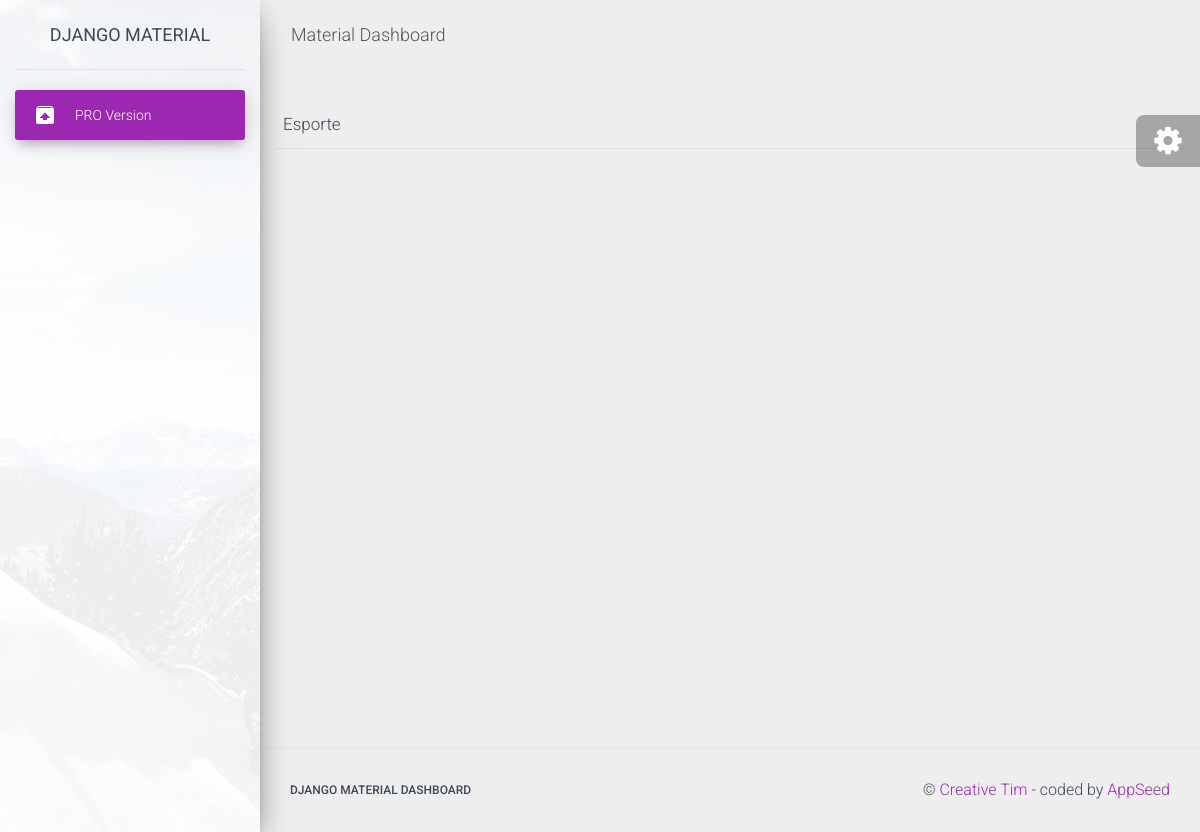
Page /data/sports on the earlier database version.
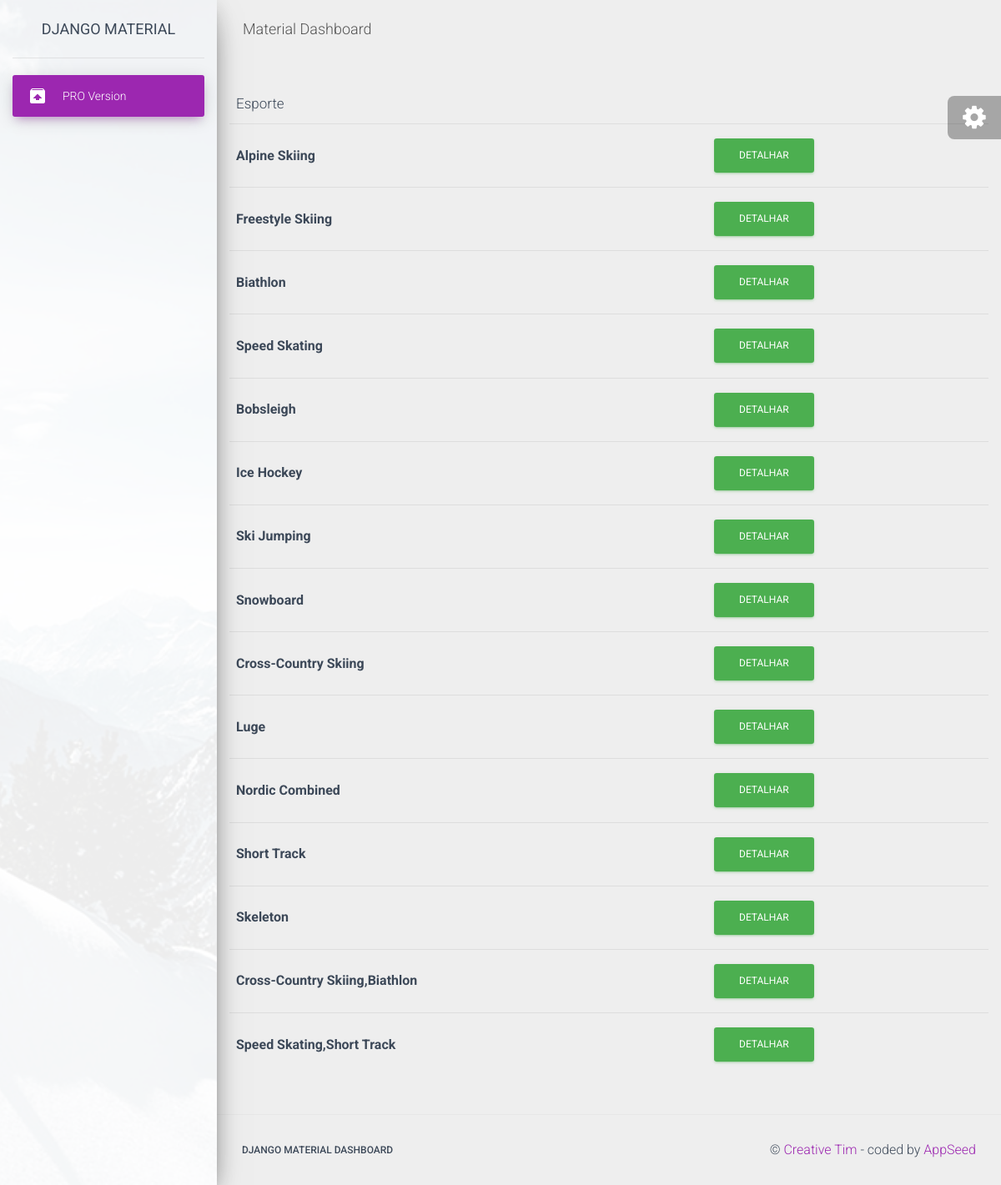
Same page on the later database version.
### data/models.py (models this page shows, shortened)
class Sport(models.Model):
    sport = models.CharField(max_length=75)

### data/views.py (the view)
# urls.py: path('sports',sport_index, name= 'sport_index'),
def sport_index(request):
    sports = Sport.objects.all()
    context = {
        'sports' : sports
    }
    return render(request, 'sport/index.html', context)

### templates/sport/index.html (shortened to what this page needs)
{% extends "layouts/base.html" %}
{% block content %}
    <div class="row">
      <table class="table">
        <thead>
          <tr>
            <th scope="col">Esporte</th>
            <th scope="col"></th>
          </tr>
        </thead>
        <tbody>
          <tr>
            {% for sport in sports  %}
            <th scope="row">{{sport.sport}}</th>
            <th scope="row"><a class="btn btn-success" href="{% url 'sport_detail' sport.pk %}" role="button">Detalhar</a>
            </th>
          </tr>
          {% endfor %}
        </tbody>
      </table>
    </div>
{% endblock content %}

### templates/layouts/base.html (shortened to what this page needs)
<!DOCTYPE html>
<html lang="en">
<head>
  <link rel="stylesheet" href="https://maxcdn.bootstrapcdn.com/font-awesome/latest/css/font-awesome.min.css">
  <link href="/static/assets/css/material-dashboard.css?v=2.1.2" rel="stylesheet" />
  <link href="/static/assets/demo/demo.css" rel="stylesheet" />
</head>
<body class="">
  <div class="wrapper ">
    {% include 'includes/sidebar.html' %}
    <div class="main-panel">
      {% include 'includes/navigation.html' %}
      <div class="content">
        <div class="container-fluid">
          {% block content %}{% endblock content %}
        </div>
      </div>
      {% include 'includes/footer.html' %}
    </div>
  </div>
  {% include 'includes/fixed-plugin.html' %}
</body>
</html>

### templates/includes/sidebar.html
    <div class="sidebar" data-color="purple" data-background-color="white" data-image="/static/assets/img/sidebar-1.jpg">
      <div class="logo">
        <a target="_blank" rel="noopener noreferrer"
           href="https://appseed.us/admin-dashboards/django-dashboard-material" class="simple-text logo-normal">
          Django Material
        </a>
      </div>
      <div class="sidebar-wrapper">
        <ul class="nav">
        {% if request.user.is_authenticated %}
          <li class="nav-item {% if 'index' in segment %} active {% endif %}">
            <a class="nav-link" href="/">
              <i class="material-icons">dashboard</i>
              <p>Dashboard</p>
            </a>
          </li>
          <li class="nav-item {% if 'page-user' in segment %} active {% endif %}">
            <a class="nav-link" href="/page-user.html">
              <i class="material-icons">person</i>
              <p>User Profile</p>
            </a>
          </li>
          <li class="nav-item {% if 'ui-tables' in segment %} active {% endif %}">
            <a class="nav-link" href="/ui-tables.html">
              <i class="material-icons">content_paste</i>
              <p>Table List</p>
            </a>
          </li>
          <li class="nav-item {% if 'ui-typography' in segment %} active {% endif %}">
            <a class="nav-link" href="/ui-typography.html">
              <i class="material-icons">library_books</i>
              <p>Typography</p>
            </a>
          </li>
          <li class="nav-item {% if 'ui-icons' in segment %} active {% endif %}">
            <a class="nav-link" href="/ui-icons.html">
              <i class="material-icons">bubble_chart</i>
              <p>Icons</p>
            </a>
          </li>
          <li class="nav-item {% if 'ui-maps' in segment %} active {% endif %}">
            <a class="nav-link" href="/ui-maps.html">
              <i class="material-icons">location_ons</i>
              <p>Maps</p>
            </a>
          </li>
          <li class="nav-item {% if 'ui-notifications' in segment %} active {% endif %}">
            <a class="nav-link" href="/ui-notifications.html">
              <i class="material-icons">notifications</i>
              <p>Notifications</p>
            </a>
          </li>
          <li class="nav-item ">
            <a class="nav-link" href="/page-rtl-support.html">
              <i class="material-icons">language</i>
              <p>RTL Support</p>
            </a>
          </li>
          <li class="nav-item ">
            <a class="nav-link" href="{% url 'logout' %}" >
              <i class="material-icons">directions_run</i>
              <p>Logout</p>
            </a>
          </li>
          <li class="nav-item active-pro ">
            <a class="nav-link"
               target="_blank" rel="noopener noreferrer"
               href="https://appseed.us/admin-dashboards/django-dashboard-material-pro">
              <i class="material-icons">unarchive</i>
              <p>PRO Version</p>
            </a>
          </li>
        {% else %}
          <li class="nav-item active">
            <a class="nav-link"
               target="_blank" rel="noopener noreferrer"
               href="https://appseed.us/admin-dashboards/django-dashboard-material-pro">
              <i class="material-icons">unarchive</i>
              <p>PRO Version</p>
            </a>
          </li>
        {% endif %}
        </ul>
      </div>
    </div>

### templates/includes/navigation.html (shortened to what this page needs)
      <nav class="navbar navbar-expand-lg navbar-transparent navbar-absolute fixed-top ">
        <div class="container-fluid">
          <div class="navbar-wrapper">
            <a class="navbar-brand" href="#pablo">Material Dashboard</a>
          </div>
        </div>
      </nav>

### templates/includes/footer.html
    <footer class="footer">
        <div class="container-fluid">
          <nav class="float-left">
            <ul>
              <li>
                <a target="_blank" rel="noopener noreferrer"
                   href="https://appseed.us/admin-dashboards/django-dashboard-material">
                   Django Material Dashboard
                </a>
              </li>
            </ul>
          </nav>
          <div class="copyright float-right">
            &copy; <a target="_blank" rel="noopener noreferrer"
                      href="https://bit.ly/3fKQZaL">Creative Tim</a>
                      - coded by <a target="_blank" rel="noopener noreferrer" href="https://appseed.us">AppSeed</a>
          </div>
        </div>
    </footer>

### templates/includes/fixed-plugin.html (shortened to what this page needs)
  <div class="fixed-plugin">
    <div class="dropdown show-dropdown">
      <a href="#" data-toggle="dropdown">
        <i class="fa fa-cog fa-2x"> </i>
      </a>
    </div>
  </div>

Differences in the rows shown:
added Sport: sport "Alpine Skiing"
added Sport: sport "Freestyle Skiing"
added Sport: sport "Biathlon"
added Sport: sport "Speed Skating"
added Sport: sport "Bobsleigh"
added Sport: sport "Ice Hockey"
added Sport: sport "Ski Jumping"
added Sport: sport "Snowboard"
added Sport: sport "Cross-Country Skiing"
added Sport: sport "Luge"
added Sport: sport "Nordic Combined"
added Sport: sport "Short Track"
added Sport: sport "Skeleton"
added Sport: sport "Cross-Country Skiing,Biathlon"
added Sport: sport "Speed Skating,Short Track"
